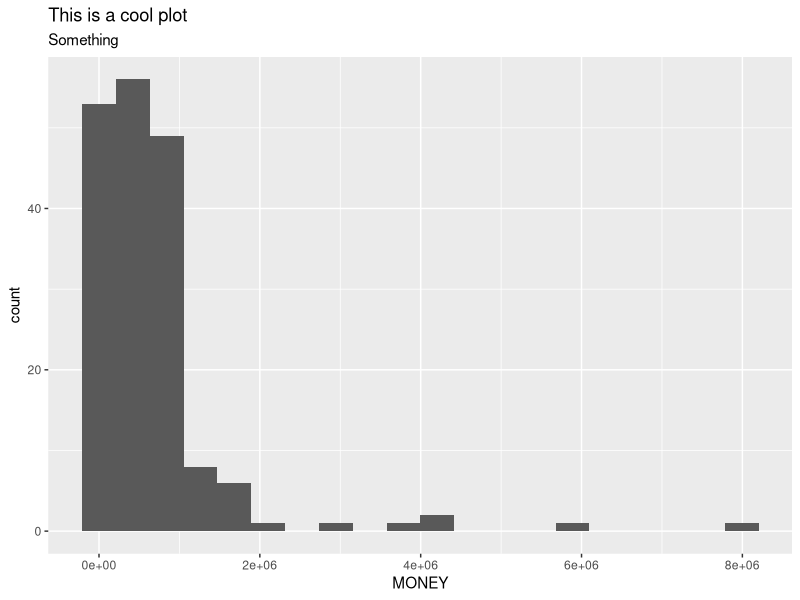
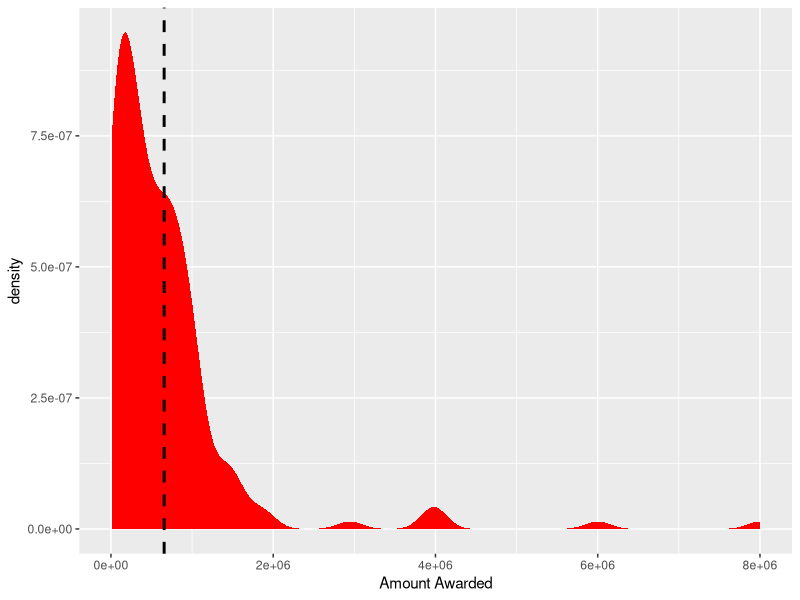
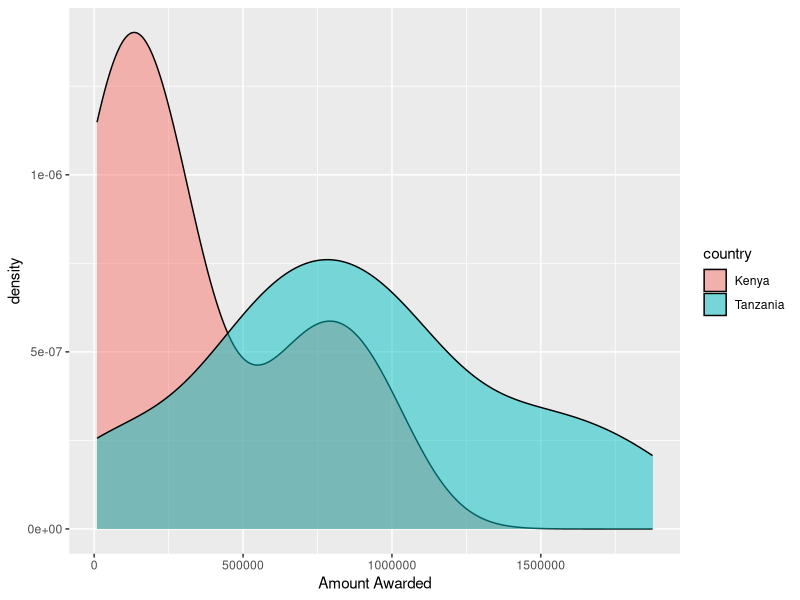

Recreate these plots in R, in order.
## ---- chunk 1
library(tidyverse)
library(readxl)
library(scales)
library(ggthemes)
## ---- chunk 2
cr <- read_excel("data/ComicRelief_360Giving_International.xlsx")

#glimpse(cr)
## ---- chunk 3
x <- mean(cr$`Amount Awarded`)
median(cr$`Amount Awarded`)
var(cr$`Amount Awarded`)
sd(cr$`Amount Awarded`)

sqrt(var(cr$`Amount Awarded`))

summary(cr$`Amount Awarded`)
## ---- chunk 4
ggplot(data = cr, mapping = aes(x = `Amount Awarded`)) + 
  geom_histogram(bins = 20) +
  labs(x = "MONEY", y = "count", title = "This is a cool plot", subtitle = "Something")

## ---- chunk 5
ggplot(cr, aes(x = `Amount Awarded`)) +
  geom_density(fill = "red", color = NA) +
  geom_vline(xintercept = mean(cr$`Amount Awarded`), linetype = "dashed", size = 1)

## ---- chunk 6
cr_kt <- cr %>%
  filter(
  `Beneficiary Location:0:Name` %in% c(
  "Kenya", "Tanzania")) %>%
  rename(country = `Beneficiary Location:0:Name`)

ggplot(cr_kt, aes(x = `Amount Awarded`, fill = country)) +
geom_density(alpha = 0.5)
